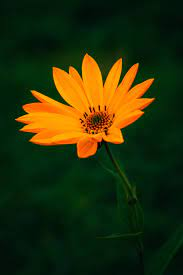
#> input picture CHAPTER3_Filter_Algorithms/3-3 Template_Matching/flower.png, 183 x 275 px, found by its file name
$ python 3-3_Template_matching.py
#> lines starting #> are read from the running program, lines starting #| are printed output that depends on the picture; after the words box and inside, x2 and y2 are one past the last pixel; in counts of white or black regions, pixels touching at a corner belong together
import cv2
import numpy as np
from matplotlib import pyplot as plt
image_source = cv2.imread('C:\\Users\\ptthi\\OneDrive\\Desktop\\PRACTICE_ON_COMPUTER_VISION\\CHAPTER3_Filter_Algorithms\\3-3 Template_Matching\\flower.png')
#> image_source is the input picture: shape (275, 183, 3); mean B, G, R 10.4, 47.6, 39.6
image_source_BGR = image_source
image_source = cv2.cvtColor(image_source_BGR, cv2.COLOR_BGR2GRAY)
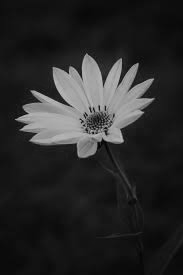
#> image_source: shape (275, 183); min 1, max 190, mean 41
image_template = cv2.imread('C:\\Users\\ptthi\\OneDrive\\Desktop\\PRACTICE_ON_COMPUTER_VISION\\CHAPTER3_Filter_Algorithms\\3-3 Template_Matching\\flower_template.png',0)
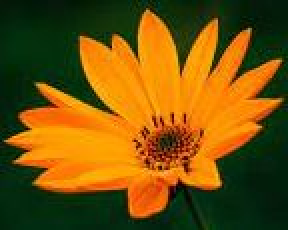
#> input picture CHAPTER3_Filter_Algorithms/3-3 Template_Matching/flower_template.png, 144 x 115 px, found by its file name (shown 2 times larger)
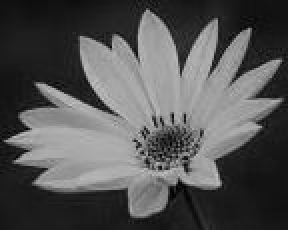
#> image_template: shape (115, 144) (shown 2 times larger); min 0, max 197, mean 84.4
w, h = image_template.shape[::-1]
#> w = 144; h = 115
# print("shape",  image_template.shape)
# All the 6 methods for comparison in a list
methods = ['cv2.TM_CCOEFF', 'cv2.TM_CCOEFF_NORMED', 'cv2.TM_CCORR',
            'cv2.TM_CCORR_NORMED', 'cv2.TM_SQDIFF', 'cv2.TM_SQDIFF_NORMED']
if __name__ == "__main__":


	# [48 lines of commented-out code are left out]
	res = cv2.matchTemplate(image_source,image_template, cv2.TM_CCORR_NORMED)
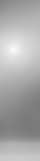
#> res: shape (161, 40) float32; min 0.476, max 0.999, mean 0.67
	min_val, max_val, min_loc, max_loc = cv2.minMaxLoc(res)
#> min_val = 0.476; max_val = 0.999; min_loc = (28, 125); max_loc = (13, 49)
	top_left = max_loc
#> top_left = (13, 49)
	print("top_left", top_left)
#| top_left (13, 49)
	bottom_right = (top_left[0] + w, top_left[1] + h)
#> bottom_right = (157, 164)
	cv2.rectangle(image_source_BGR,top_left, bottom_right, (255, 255, 0), 2)
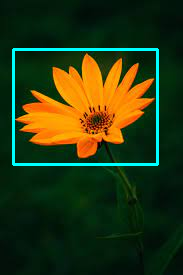
#> image_source_BGR: shape (275, 183, 3); 3.08% of pixels changed, all inside (x1, y1, x2, y2) = (12, 48, 159, 166)
	cv2.imshow("Conv_result", image_source_BGR)
	cv2.waitKey(0)
